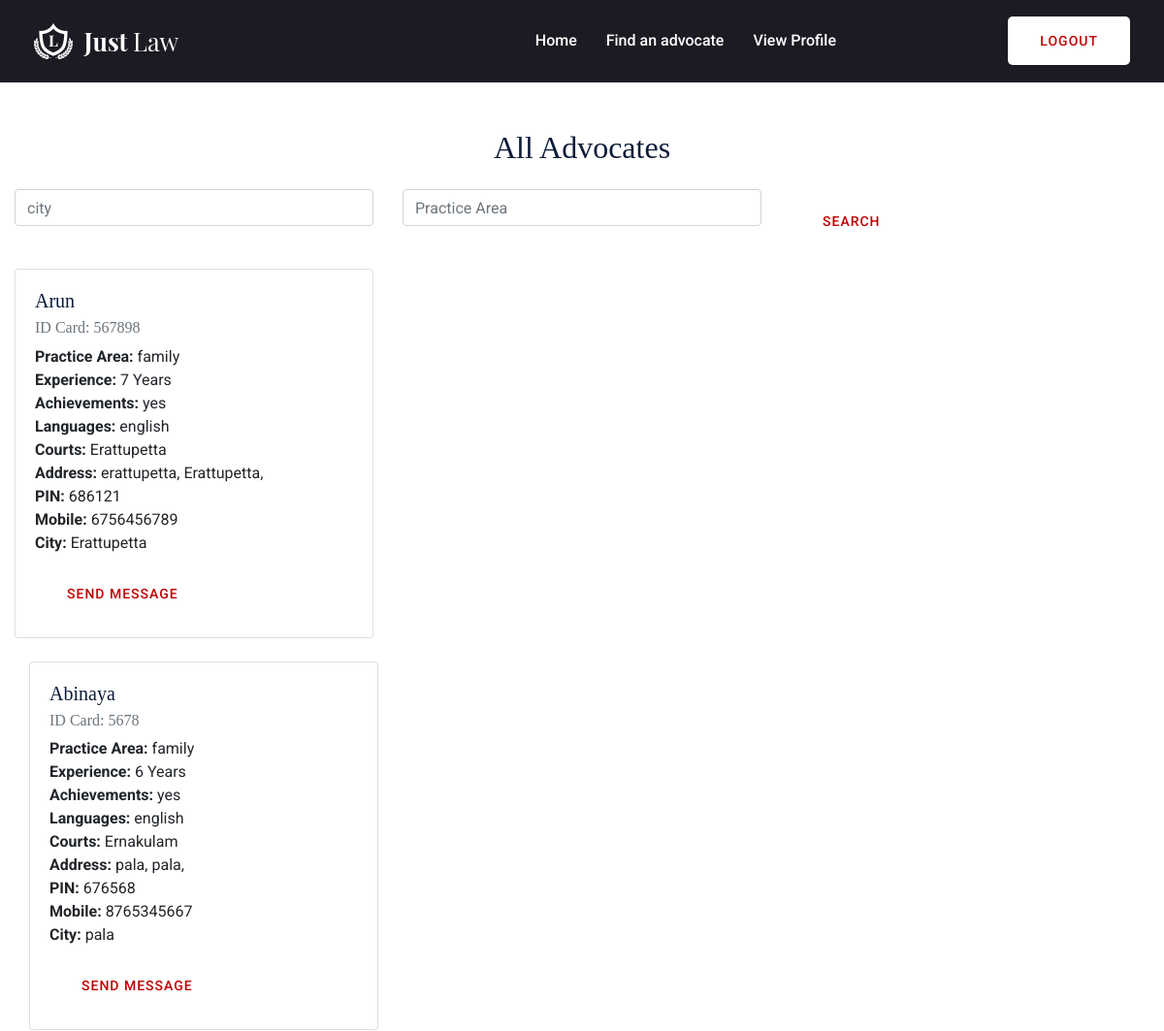
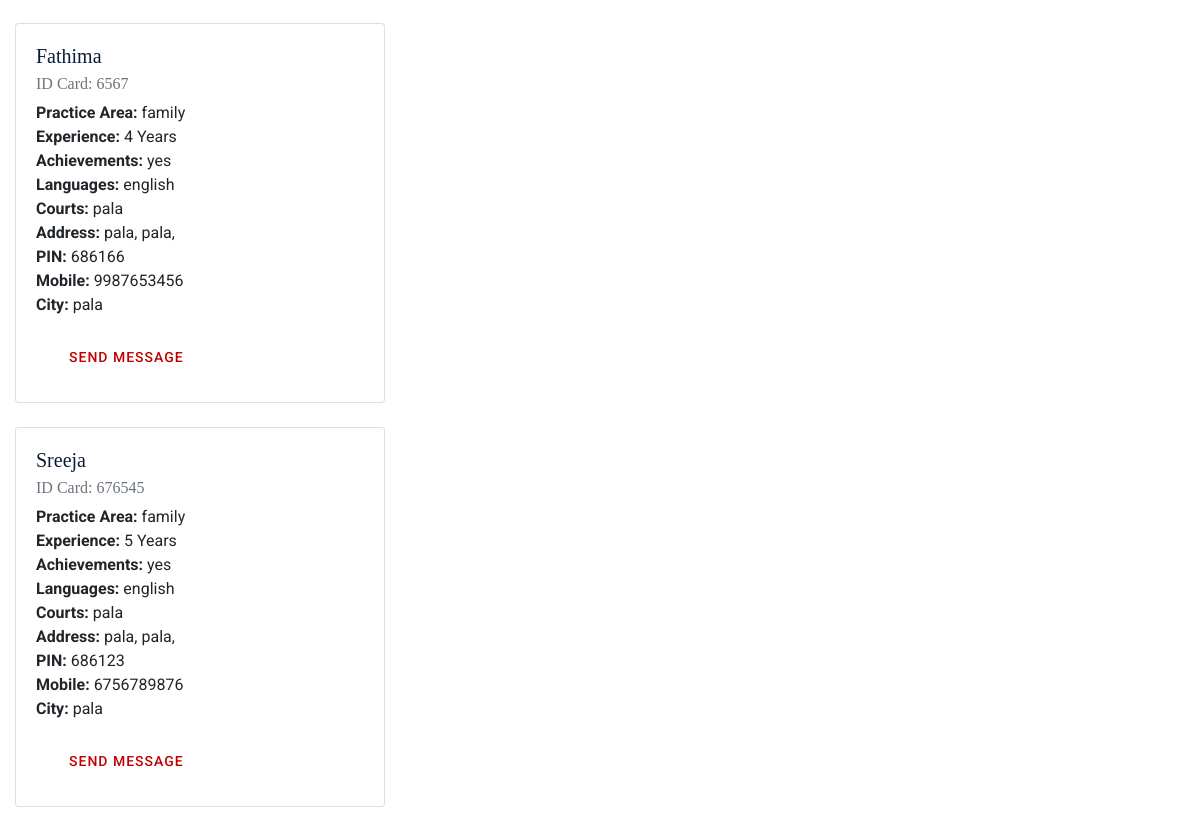
The page /view_advocates/ on the database its author committed (2 pictures, top to bottom).
### legallinkerapp/models.py (models this page shows, shortened)
class Advocate(models.Model):
    advocate = models.OneToOneField(User, on_delete=models.CASCADE)
    id_card = models.CharField(max_length=100)
    practice_area = models.TextField()
    experience = models.IntegerField()  # Years of experience
    achievements = models.TextField(blank=True, null=True)
    languages = models.CharField(max_length=255)  # Languages spoken
    courts = models.TextField()  # Courts the advocate practices in
    address = models.CharField(max_length=255)
    city = models.CharField(max_length=100)
    pin = models.CharField(max_length=6)
    mobile = models.CharField(max_length=15)
    approved = models.BooleanField(default=False)

### legallinkerapp/views.py (the view)
# urls.py: path('view_advocates/', view_advocates, name='view_advocates'),
def view_advocates(request):
    advocates = Advocate.objects.all()
    city = request.GET.get('city')
    practice_area = request.GET.get('practice_area')
    if city:
        advocates = Advocate.objects.filter(city__icontains=city)
    if practice_area:
        advocates = advocates.filter(practice_area__icontains=practice_area.strip())
    return render(request, 'user/view_advocates.html', {'advocates': advocates})

### legallinkerapp/templates/user/view_advocates.html (shortened to what this page needs)
{% include "user/header.html" %} {% load static %}
<div class="container mt-5">
  <h2 class="text-center mb-4">All Advocates</h2>
  <form id="search-form" method="GET" action="{% url 'view_advocates' %}">
    <div class="row mb-4">
      <div class="col-md-4">
        <input
          type="text"
          name="city"
          class="form-control"
          placeholder="city"
          value="{{ request.GET.city }}"
        />
      </div>
      <div class="col-md-4">
        <input
          type="text"
          name="practice_area"
          class="form-control"
          placeholder="Practice Area"
          value="{{ request.GET.practice_area }}"
        />
      </div>
      <div class="col-md-4 mt-2">
        <button type="submit" class="btn btn-primary">Search</button>
      </div>
    </div>
  </form>
  <div class="row">
    {% for advocate in advocates %}
    <div class="col-md-4 mb-4">
      <div class="card">
        <div class="card-body">
          <h5 class="card-title">{{ advocate.advocate.username }}</h5>
          <h6 class="card-subtitle mb-2 text-muted">
            ID Card: {{ advocate.id_card }}
          </h6>
          <p class="card-text">
            <strong>Practice Area:</strong> {{ advocate.practice_area }}<br />
            <strong>Experience:</strong> {{ advocate.experience }} Years<br />
            <strong>Achievements:</strong> {{ advocate.achievements|default:"None" }}<br />
            <strong>Languages:</strong> {{ advocate.languages }}<br />
            <strong>Courts:</strong> {{ advocate.courts }}<br />
            <strong>Address:</strong> {{ advocate.address }}, {{ advocate.city }},
            {{ advocate.location }}<br />
            <strong>PIN:</strong> {{ advocate.pin }}<br />
            <strong>Mobile:</strong> {{ advocate.mobile }}<br />
            <strong>City:</strong> {{ advocate.city }}<br />
          </p>
          <a href="{% url 'chat_room_detail' advocate.id %}" class="btn btn-success">Send Message</a>
        </div>
        </div>
      </div>
    </div>
    {% empty %}
    <div class="col-12">
      <div class="alert alert-warning text-center" role="alert">
        No advocates found.
      </div>
    </div>
    {% endfor %}

### rows shown on the page
Advocate: advocate.username "Arun", id_card "567898", practice_area "family", experience "7", achievements "yes", languages "english", courts "Erattupetta", address "erattupetta", city "Erattupetta", pin "686121", mobile "6756456789"
Advocate: advocate.username "Abinaya", id_card "5678", practice_area "family", experience "6", achievements "yes", languages "english", courts "Ernakulam", address "pala", city "pala", pin "676568", mobile "8765345667"
Advocate: advocate.username "Fathima", id_card "6567", practice_area "family", experience "4", achievements "yes", languages "english", courts "pala", address "pala", city "pala", pin "686166", mobile "9987653456"
Advocate: advocate.username "Sreeja", id_card "676545", practice_area "family", experience "5", achievements "yes", languages "english", courts "pala", address "pala", city "pala", pin "686123", mobile "6756789876"
